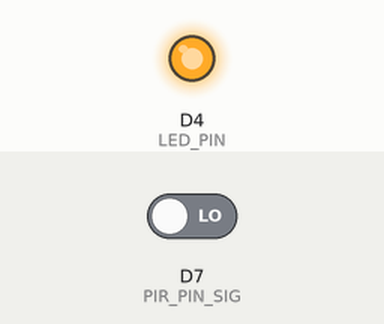
Simulated run of this sketch. Board: ESP8266 (NodeMCU). Shown: output pins drawn as LEDs (lit = HIGH). Inputs (shaded band) come from the test bench; at power-on: D7 (PIR_PIN_SIG) LOW.

Above: at 1.2 s.
1.3 s: D7 (PIR_PIN_SIG) driven HIGH
At 1.7 s:
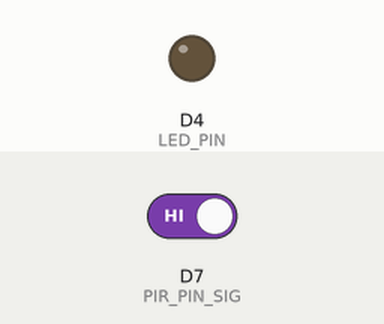
2.8 s: D7 (PIR_PIN_SIG) driven LOW
At 4.0 s:
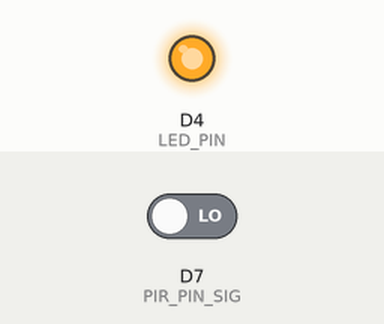
Timing chart, 0 to 5.8 s (numbered marks = the images above; inputs shaded):
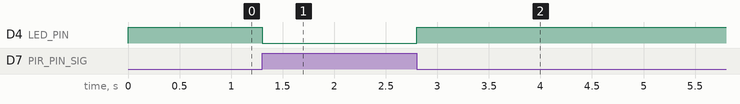

Measured:
- after the input at 1.3 s, D4 (LED_PIN): HIGH → LOW at once
- after the input at 2.8 s, D4 (LED_PIN): LOW → HIGH at once

The sketch:

espMotion.ino
```cpp
#define PIR_PIN_SIG D7
#define LED_PIN D4

bool motionStatus = false;

void setup() {
  Serial.begin(9600);
  pinMode(PIR_PIN_SIG, INPUT);   // declare sensor as input
  pinMode(LED_BUILTIN, OUTPUT);
  pinMode(LED_PIN, OUTPUT);
  digitalWrite (LED_PIN, LOW);
}

void loop() {

  long pirStatus = digitalRead(PIR_PIN_SIG);
  if(pirStatus == HIGH) {
      digitalWrite (LED_BUILTIN, LOW);
      digitalWrite (LED_PIN, LOW);
      motionStatus = true;
  }
  else {
      digitalWrite (LED_BUILTIN, HIGH);
      digitalWrite (LED_PIN, HIGH);
      motionStatus = false;
  }

}
```
